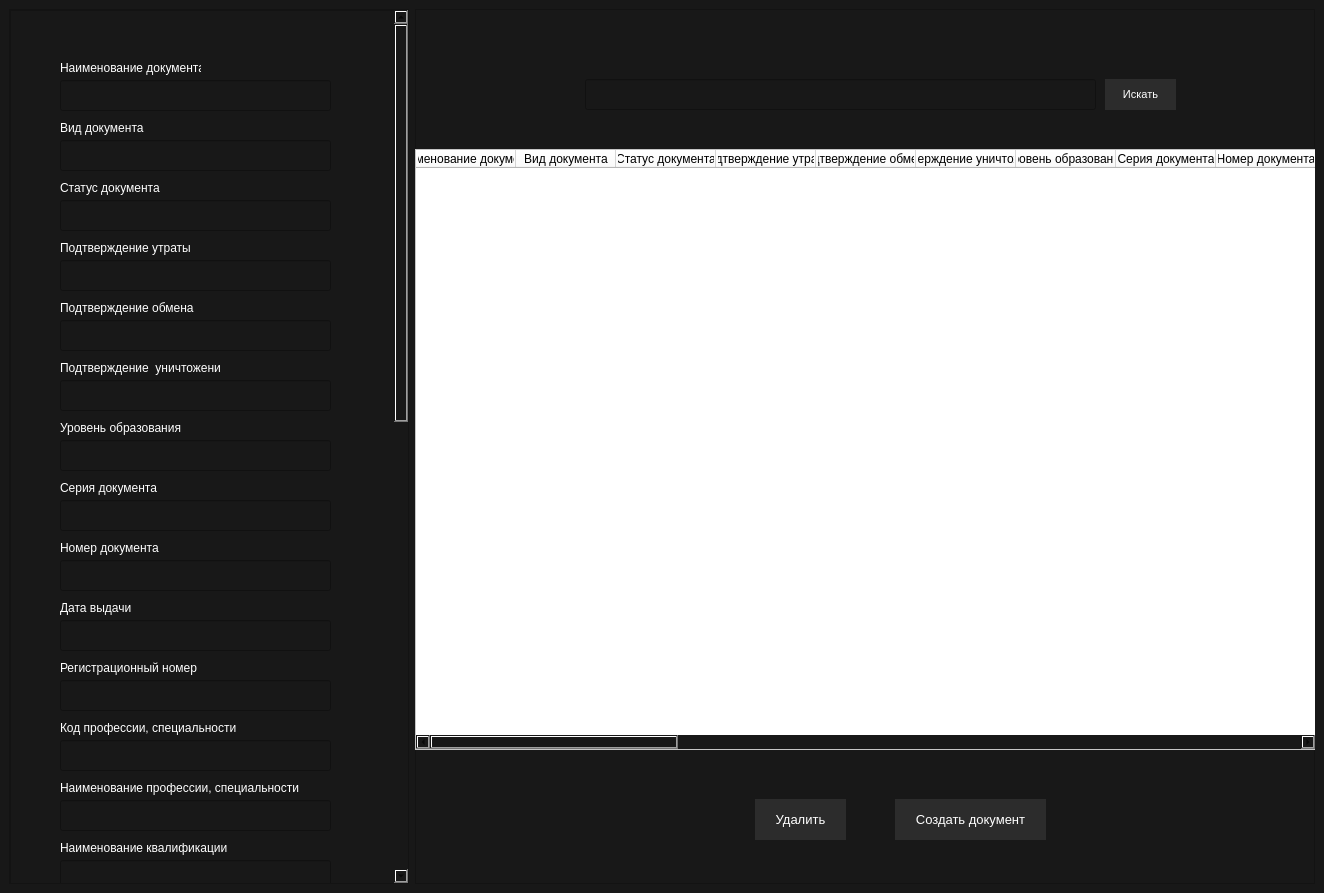
<?xml version="1.0" encoding="UTF-8"?>
<ui version="4.0">
 <class>HelperDoc</class>
 <widget class="QMainWindow" name="HelperDoc">
  <property name="geometry">
   <rect>
    <x>0</x>
    <y>0</y>
    <width>1324</width>
    <height>893</height>
   </rect>
  </property>
  <property name="windowTitle">
   <string>MainWindow</string>
  </property>
  <property name="layoutDirection">
   <enum>Qt::LeftToRight</enum>
  </property>
  <property name="autoFillBackground">
   <bool>false</bool>
  </property>
  <property name="styleSheet">
   <string notr="true">background-color: #181818;</string>
  </property>
  <widget class="QWidget" name="centralwidget">
   <layout class="QHBoxLayout" name="horizontalLayout">
    <item>
     <widget class="QScrollArea" name="scrollArea">
      <property name="minimumSize">
       <size>
        <width>400</width>
        <height>800</height>
       </size>
      </property>
      <property name="widgetResizable">
       <bool>true</bool>
      </property>
      <widget class="QWidget" name="scrollAreaWidgetContents">
       <property name="geometry">
        <rect>
         <x>0</x>
         <y>0</y>
         <width>381</width>
         <height>1850</height>
        </rect>
       </property>
       <property name="minimumSize">
        <size>
         <width>0</width>
         <height>1850</height>
        </size>
       </property>
       <property name="maximumSize">
        <size>
         <width>16777215</width>
         <height>0</height>
        </size>
       </property>
       <widget class="QFrame" name="frame">
        <property name="geometry">
         <rect>
          <x>0</x>
          <y>0</y>
          <width>400</width>
          <height>1880</height>
         </rect>
        </property>
        <property name="minimumSize">
         <size>
          <width>400</width>
          <height>1880</height>
         </size>
        </property>
        <property name="maximumSize">
         <size>
          <width>400</width>
          <height>0</height>
         </size>
        </property>
        <property name="frameShape">
         <enum>QFrame::StyledPanel</enum>
        </property>
        <property name="frameShadow">
         <enum>QFrame::Raised</enum>
        </property>
        <widget class="QPushButton" name="add_row">
         <property name="geometry">
          <rect>
           <x>200</x>
           <y>1750</y>
           <width>91</width>
           <height>41</height>
          </rect>
         </property>
         <property name="font">
          <font>
           <pointsize>10</pointsize>
           <weight>50</weight>
           <bold>false</bold>
          </font>
         </property>
         <property name="styleSheet">
          <string notr="true">QPushButton {
	background-color: #2C2C2C;
	color: #fff;
	text-align: center;
	padding-bottom: 1px;
	border: 0;
}

QPushButton:hover {
	background-color: #353535;
}
QPushButton:pressed {
	background-color: #3F3F3F;
}</string>
         </property>
         <property name="text">
          <string>Добавить</string>
         </property>
        </widget>
        <widget class="QLineEdit" name="title_doc_line">
         <property name="geometry">
          <rect>
           <x>50</x>
           <y>70</y>
           <width>271</width>
           <height>31</height>
          </rect>
         </property>
         <property name="styleSheet">
          <string notr="true">QLineEdit {
	color: #fff;
	padding-left: 10px;
}</string>
         </property>
         <property name="text">
          <string/>
         </property>
        </widget>
        <widget class="QLabel" name="title_doc">
         <property name="geometry">
          <rect>
           <x>50</x>
           <y>50</y>
           <width>141</width>
           <height>16</height>
          </rect>
         </property>
         <property name="styleSheet">
          <string notr="true">color: #fff;</string>
         </property>
         <property name="text">
          <string>Наименование документа</string>
         </property>
        </widget>
        <widget class="QLineEdit" name="type_doc_line">
         <property name="geometry">
          <rect>
           <x>50</x>
           <y>130</y>
           <width>271</width>
           <height>31</height>
          </rect>
         </property>
         <property name="styleSheet">
          <string notr="true">QLineEdit {
	color: #fff;
	padding-left: 10px;
}</string>
         </property>
         <property name="text">
          <string/>
         </property>
        </widget>
        <widget class="QLabel" name="type_doc">
         <property name="geometry">
          <rect>
           <x>50</x>
           <y>110</y>
           <width>141</width>
           <height>16</height>
          </rect>
         </property>
         <property name="styleSheet">
          <string notr="true">color: #fff;</string>
         </property>
         <property name="text">
          <string>Вид документа</string>
         </property>
        </widget>
        <widget class="QLineEdit" name="status_doc_line">
         <property name="geometry">
          <rect>
           <x>50</x>
           <y>190</y>
           <width>271</width>
           <height>31</height>
          </rect>
         </property>
         <property name="styleSheet">
          <string notr="true">QLineEdit {
	color: #fff;
	padding-left: 10px;
}</string>
         </property>
        </widget>
        <widget class="QLabel" name="status_doc">
         <property name="geometry">
          <rect>
           <x>50</x>
           <y>170</y>
           <width>141</width>
           <height>16</height>
          </rect>
         </property>
         <property name="styleSheet">
          <string notr="true">color: #fff;</string>
         </property>
         <property name="text">
          <string>Статус документа</string>
         </property>
        </widget>
        <widget class="QLabel" name="loss_confirmation">
         <property name="geometry">
          <rect>
           <x>50</x>
           <y>230</y>
           <width>141</width>
           <height>16</height>
          </rect>
         </property>
         <property name="styleSheet">
          <string notr="true">color: #fff;</string>
         </property>
         <property name="text">
          <string>Подтверждение утраты</string>
         </property>
        </widget>
        <widget class="QLineEdit" name="loss_confirmation_line">
         <property name="geometry">
          <rect>
           <x>50</x>
           <y>250</y>
           <width>271</width>
           <height>31</height>
          </rect>
         </property>
         <property name="styleSheet">
          <string notr="true">QLineEdit {
	color: #fff;
	padding-left: 10px;
}</string>
         </property>
        </widget>
        <widget class="QLineEdit" name="confirmation_exchange_line">
         <property name="geometry">
          <rect>
           <x>50</x>
           <y>310</y>
           <width>271</width>
           <height>31</height>
          </rect>
         </property>
         <property name="styleSheet">
          <string notr="true">QLineEdit {
	color: #fff;
	padding-left: 10px;
}</string>
         </property>
        </widget>
        <widget class="QLabel" name="confirmation_exchange">
         <property name="geometry">
          <rect>
           <x>50</x>
           <y>290</y>
           <width>141</width>
           <height>16</height>
          </rect>
         </property>
         <property name="styleSheet">
          <string notr="true">color: #fff;</string>
         </property>
         <property name="text">
          <string>Подтверждение обмена</string>
         </property>
        </widget>
        <widget class="QLineEdit" name="destruction_confirmation_line">
         <property name="geometry">
          <rect>
           <x>50</x>
           <y>370</y>
           <width>271</width>
           <height>31</height>
          </rect>
         </property>
         <property name="styleSheet">
          <string notr="true">QLineEdit {
	color: #fff;
	padding-left: 10px;
}</string>
         </property>
        </widget>
        <widget class="QLabel" name="destruction_confirmation">
         <property name="geometry">
          <rect>
           <x>50</x>
           <y>350</y>
           <width>161</width>
           <height>16</height>
          </rect>
         </property>
         <property name="styleSheet">
          <string notr="true">color: #fff;</string>
         </property>
         <property name="text">
          <string>Подтверждение  уничтожения</string>
         </property>
        </widget>
        <widget class="QLabel" name="education_level">
         <property name="geometry">
          <rect>
           <x>50</x>
           <y>410</y>
           <width>161</width>
           <height>16</height>
          </rect>
         </property>
         <property name="styleSheet">
          <string notr="true">color: #fff;</string>
         </property>
         <property name="text">
          <string>Уровень образования</string>
         </property>
        </widget>
        <widget class="QLineEdit" name="education_level_line">
         <property name="geometry">
          <rect>
           <x>50</x>
           <y>430</y>
           <width>271</width>
           <height>31</height>
          </rect>
         </property>
         <property name="styleSheet">
          <string notr="true">QLineEdit {
	color: #fff;
	padding-left: 10px;
}</string>
         </property>
        </widget>
        <widget class="QLineEdit" name="series_doc_line">
         <property name="geometry">
          <rect>
           <x>50</x>
           <y>490</y>
           <width>271</width>
           <height>31</height>
          </rect>
         </property>
         <property name="styleSheet">
          <string notr="true">QLineEdit {
	color: #fff;
	padding-left: 10px;
}</string>
         </property>
        </widget>
        <widget class="QLabel" name="series_doc">
         <property name="geometry">
          <rect>
           <x>50</x>
           <y>470</y>
           <width>161</width>
           <height>16</height>
          </rect>
         </property>
         <property name="styleSheet">
          <string notr="true">color: #fff;</string>
         </property>
         <property name="text">
          <string>Серия документа</string>
         </property>
        </widget>
        <widget class="QLineEdit" name="number_doc_line">
         <property name="geometry">
          <rect>
           <x>50</x>
           <y>550</y>
           <width>271</width>
           <height>31</height>
          </rect>
         </property>
         <property name="styleSheet">
          <string notr="true">QLineEdit {
	color: #fff;
	padding-left: 10px;
}</string>
         </property>
        </widget>
        <widget class="QLabel" name="number_doc">
         <property name="geometry">
          <rect>
           <x>50</x>
           <y>530</y>
           <width>161</width>
           <height>16</height>
          </rect>
         </property>
         <property name="styleSheet">
          <string notr="true">color: #fff;</string>
         </property>
         <property name="text">
          <string>Номер документа</string>
         </property>
        </widget>
        <widget class="QLabel" name="issue_date">
         <property name="geometry">
          <rect>
           <x>50</x>
           <y>590</y>
           <width>161</width>
           <height>16</height>
          </rect>
         </property>
         <property name="styleSheet">
          <string notr="true">color: #fff;</string>
         </property>
         <property name="text">
          <string>Дата выдачи</string>
         </property>
        </widget>
        <widget class="QLineEdit" name="issue_date_line">
         <property name="geometry">
          <rect>
           <x>50</x>
           <y>610</y>
           <width>271</width>
           <height>31</height>
          </rect>
         </property>
         <property name="styleSheet">
          <string notr="true">QLineEdit {
	color: #fff;
	padding-left: 10px;
}</string>
         </property>
        </widget>
        <widget class="QLineEdit" name="registration_number_line">
         <property name="geometry">
          <rect>
           <x>50</x>
           <y>670</y>
           <width>271</width>
           <height>31</height>
          </rect>
         </property>
         <property name="styleSheet">
          <string notr="true">QLineEdit {
	color: #fff;
	padding-left: 10px;
}</string>
         </property>
        </widget>
        <widget class="QLabel" name="registration_number">
         <property name="geometry">
          <rect>
           <x>50</x>
           <y>650</y>
           <width>161</width>
           <height>16</height>
          </rect>
         </property>
         <property name="styleSheet">
          <string notr="true">color: #fff;</string>
         </property>
         <property name="text">
          <string>Регистрационный номер</string>
         </property>
        </widget>
        <widget class="QLineEdit" name="code_profession_line">
         <property name="geometry">
          <rect>
           <x>50</x>
           <y>730</y>
           <width>271</width>
           <height>31</height>
          </rect>
         </property>
         <property name="styleSheet">
          <string notr="true">QLineEdit {
	color: #fff;
	padding-left: 10px;
}</string>
         </property>
        </widget>
        <widget class="QLineEdit" name="title_profession_line">
         <property name="geometry">
          <rect>
           <x>50</x>
           <y>790</y>
           <width>271</width>
           <height>31</height>
          </rect>
         </property>
         <property name="styleSheet">
          <string notr="true">QLineEdit {
	color: #fff;
	padding-left: 10px;
}</string>
         </property>
        </widget>
        <widget class="QLabel" name="code_profession">
         <property name="geometry">
          <rect>
           <x>50</x>
           <y>710</y>
           <width>251</width>
           <height>16</height>
          </rect>
         </property>
         <property name="styleSheet">
          <string notr="true">color: #fff;</string>
         </property>
         <property name="text">
          <string>Код профессии, специальности</string>
         </property>
        </widget>
        <widget class="QLineEdit" name="title_qualification_line">
         <property name="geometry">
          <rect>
           <x>50</x>
           <y>850</y>
           <width>271</width>
           <height>31</height>
          </rect>
         </property>
         <property name="styleSheet">
          <string notr="true">QLineEdit {
	color: #fff;
	padding-left: 10px;
}</string>
         </property>
        </widget>
        <widget class="QLineEdit" name="education_program_line">
         <property name="geometry">
          <rect>
           <x>50</x>
           <y>910</y>
           <width>271</width>
           <height>31</height>
          </rect>
         </property>
         <property name="styleSheet">
          <string notr="true">QLineEdit {
	color: #fff;
	padding-left: 10px;
}</string>
         </property>
        </widget>
        <widget class="QLabel" name="title_profession">
         <property name="geometry">
          <rect>
           <x>50</x>
           <y>770</y>
           <width>251</width>
           <height>16</height>
          </rect>
         </property>
         <property name="styleSheet">
          <string notr="true">color: #fff;</string>
         </property>
         <property name="text">
          <string>Наименование профессии, специальности</string>
         </property>
        </widget>
        <widget class="QLabel" name="title_qualification">
         <property name="geometry">
          <rect>
           <x>50</x>
           <y>830</y>
           <width>251</width>
           <height>16</height>
          </rect>
         </property>
         <property name="styleSheet">
          <string notr="true">color: #fff;</string>
         </property>
         <property name="text">
          <string>Наименование квалификации</string>
         </property>
        </widget>
        <widget class="QLabel" name="education_program">
         <property name="geometry">
          <rect>
           <x>50</x>
           <y>890</y>
           <width>251</width>
           <height>16</height>
          </rect>
         </property>
         <property name="styleSheet">
          <string notr="true">color: #fff;</string>
         </property>
         <property name="text">
          <string>Наименование образовательной программы</string>
         </property>
        </widget>
        <widget class="QLineEdit" name="admission_year_line">
         <property name="geometry">
          <rect>
           <x>50</x>
           <y>970</y>
           <width>271</width>
           <height>31</height>
          </rect>
         </property>
         <property name="styleSheet">
          <string notr="true">QLineEdit {
	color: #fff;
	padding-left: 10px;
}</string>
         </property>
        </widget>
        <widget class="QLineEdit" name="graduation_year_line">
         <property name="geometry">
          <rect>
           <x>50</x>
           <y>1030</y>
           <width>271</width>
           <height>31</height>
          </rect>
         </property>
         <property name="styleSheet">
          <string notr="true">QLineEdit {
	color: #fff;
	padding-left: 10px;
}</string>
         </property>
        </widget>
        <widget class="QLineEdit" name="study_period_line">
         <property name="geometry">
          <rect>
           <x>50</x>
           <y>1090</y>
           <width>271</width>
           <height>31</height>
          </rect>
         </property>
         <property name="styleSheet">
          <string notr="true">QLineEdit {
	color: #fff;
	padding-left: 10px;
}</string>
         </property>
        </widget>
        <widget class="QLabel" name="admission_year">
         <property name="geometry">
          <rect>
           <x>50</x>
           <y>950</y>
           <width>251</width>
           <height>16</height>
          </rect>
         </property>
         <property name="styleSheet">
          <string notr="true">color: #fff;</string>
         </property>
         <property name="text">
          <string>Год поступления</string>
         </property>
        </widget>
        <widget class="QLabel" name="graduation_year">
         <property name="geometry">
          <rect>
           <x>50</x>
           <y>1010</y>
           <width>251</width>
           <height>16</height>
          </rect>
         </property>
         <property name="styleSheet">
          <string notr="true">color: #fff;</string>
         </property>
         <property name="text">
          <string>Год окончания</string>
         </property>
        </widget>
        <widget class="QLabel" name="study_period">
         <property name="geometry">
          <rect>
           <x>50</x>
           <y>1070</y>
           <width>251</width>
           <height>16</height>
          </rect>
         </property>
         <property name="styleSheet">
          <string notr="true">color: #fff;</string>
         </property>
         <property name="text">
          <string>Срок обучения, лет</string>
         </property>
        </widget>
        <widget class="QLineEdit" name="last_name_line">
         <property name="geometry">
          <rect>
           <x>50</x>
           <y>1150</y>
           <width>271</width>
           <height>31</height>
          </rect>
         </property>
         <property name="styleSheet">
          <string notr="true">QLineEdit {
	color: #fff;
	padding-left: 10px;
}</string>
         </property>
        </widget>
        <widget class="QLineEdit" name="name_line">
         <property name="geometry">
          <rect>
           <x>50</x>
           <y>1210</y>
           <width>271</width>
           <height>31</height>
          </rect>
         </property>
         <property name="styleSheet">
          <string notr="true">QLineEdit {
	color: #fff;
	padding-left: 10px;
}</string>
         </property>
        </widget>
        <widget class="QLineEdit" name="middle_name_line">
         <property name="geometry">
          <rect>
           <x>50</x>
           <y>1270</y>
           <width>271</width>
           <height>31</height>
          </rect>
         </property>
         <property name="styleSheet">
          <string notr="true">QLineEdit {
	color: #fff;
	padding-left: 10px;
}</string>
         </property>
        </widget>
        <widget class="QLineEdit" name="birth_date_line">
         <property name="geometry">
          <rect>
           <x>50</x>
           <y>1330</y>
           <width>271</width>
           <height>31</height>
          </rect>
         </property>
         <property name="styleSheet">
          <string notr="true">QLineEdit {
	color: #fff;
	padding-left: 10px;
}</string>
         </property>
        </widget>
        <widget class="QLineEdit" name="gender_line">
         <property name="geometry">
          <rect>
           <x>50</x>
           <y>1390</y>
           <width>271</width>
           <height>31</height>
          </rect>
         </property>
         <property name="styleSheet">
          <string notr="true">QLineEdit {
	color: #fff;
	padding-left: 10px;
}</string>
         </property>
        </widget>
        <widget class="QLineEdit" name="snills_line">
         <property name="geometry">
          <rect>
           <x>50</x>
           <y>1450</y>
           <width>271</width>
           <height>31</height>
          </rect>
         </property>
         <property name="styleSheet">
          <string notr="true">QLineEdit {
	color: #fff;
	padding-left: 10px;
}</string>
         </property>
        </widget>
        <widget class="QLabel" name="last_name">
         <property name="geometry">
          <rect>
           <x>50</x>
           <y>1130</y>
           <width>251</width>
           <height>16</height>
          </rect>
         </property>
         <property name="styleSheet">
          <string notr="true">color: #fff;</string>
         </property>
         <property name="text">
          <string>Фамилия получателя</string>
         </property>
        </widget>
        <widget class="QLabel" name="name">
         <property name="geometry">
          <rect>
           <x>50</x>
           <y>1190</y>
           <width>251</width>
           <height>16</height>
          </rect>
         </property>
         <property name="styleSheet">
          <string notr="true">color: #fff;</string>
         </property>
         <property name="text">
          <string>Имя получателя</string>
         </property>
        </widget>
        <widget class="QLabel" name="middle_name">
         <property name="geometry">
          <rect>
           <x>50</x>
           <y>1250</y>
           <width>251</width>
           <height>16</height>
          </rect>
         </property>
         <property name="styleSheet">
          <string notr="true">color: #fff;</string>
         </property>
         <property name="text">
          <string>Отчество получателя</string>
         </property>
        </widget>
        <widget class="QLabel" name="birth_date">
         <property name="geometry">
          <rect>
           <x>50</x>
           <y>1310</y>
           <width>251</width>
           <height>16</height>
          </rect>
         </property>
         <property name="styleSheet">
          <string notr="true">color: #fff;</string>
         </property>
         <property name="text">
          <string>Дата рождения получателя</string>
         </property>
        </widget>
        <widget class="QLabel" name="gender">
         <property name="geometry">
          <rect>
           <x>50</x>
           <y>1370</y>
           <width>251</width>
           <height>16</height>
          </rect>
         </property>
         <property name="styleSheet">
          <string notr="true">color: #fff;</string>
         </property>
         <property name="text">
          <string>Пол получателя</string>
         </property>
        </widget>
        <widget class="QLabel" name="snills">
         <property name="geometry">
          <rect>
           <x>50</x>
           <y>1430</y>
           <width>251</width>
           <height>16</height>
          </rect>
         </property>
         <property name="styleSheet">
          <string notr="true">color: #fff;</string>
         </property>
         <property name="text">
          <string>СНИЛС</string>
         </property>
        </widget>
        <widget class="QLineEdit" name="country_code_line">
         <property name="geometry">
          <rect>
           <x>50</x>
           <y>1510</y>
           <width>271</width>
           <height>31</height>
          </rect>
         </property>
         <property name="styleSheet">
          <string notr="true">QLineEdit {
	color: #fff;
	padding-left: 10px;
}</string>
         </property>
        </widget>
        <widget class="QLineEdit" name="education_form_line">
         <property name="geometry">
          <rect>
           <x>50</x>
           <y>1570</y>
           <width>271</width>
           <height>31</height>
          </rect>
         </property>
         <property name="styleSheet">
          <string notr="true">QLineEdit {
	color: #fff;
	padding-left: 10px;
}</string>
         </property>
        </widget>
        <widget class="QLineEdit" name="education_receipt_form_line">
         <property name="geometry">
          <rect>
           <x>50</x>
           <y>1630</y>
           <width>271</width>
           <height>31</height>
          </rect>
         </property>
         <property name="styleSheet">
          <string notr="true">QLineEdit {
	color: #fff;
	padding-left: 10px;
}</string>
         </property>
        </widget>
        <widget class="QLineEdit" name="financing_source_line">
         <property name="geometry">
          <rect>
           <x>50</x>
           <y>1690</y>
           <width>271</width>
           <height>31</height>
          </rect>
         </property>
         <property name="styleSheet">
          <string notr="true">QLineEdit {
	color: #fff;
	padding-left: 10px;
}</string>
         </property>
        </widget>
        <widget class="QLabel" name="country_code">
         <property name="geometry">
          <rect>
           <x>50</x>
           <y>1490</y>
           <width>291</width>
           <height>16</height>
          </rect>
         </property>
         <property name="styleSheet">
          <string notr="true">color: #fff;</string>
         </property>
         <property name="text">
          <string>Гражданство получателя (код страны по ОКСМ)</string>
         </property>
        </widget>
        <widget class="QLabel" name="education_form">
         <property name="geometry">
          <rect>
           <x>50</x>
           <y>1550</y>
           <width>251</width>
           <height>16</height>
          </rect>
         </property>
         <property name="styleSheet">
          <string notr="true">color: #fff;</string>
         </property>
         <property name="text">
          <string>Форма обучения</string>
         </property>
        </widget>
        <widget class="QLabel" name="education_receipt_form">
         <property name="geometry">
          <rect>
           <x>50</x>
           <y>1610</y>
           <width>251</width>
           <height>21</height>
          </rect>
         </property>
         <property name="styleSheet">
          <string notr="true">color: #fff;</string>
         </property>
         <property name="text">
          <string>&lt;html&gt;&lt;head/&gt;&lt;body&gt;&lt;p&gt;Форма получения образования&lt;/p&gt;&lt;/body&gt;&lt;/html&gt;</string>
         </property>
        </widget>
        <widget class="QLabel" name="financing_source">
         <property name="geometry">
          <rect>
           <x>50</x>
           <y>1670</y>
           <width>251</width>
           <height>16</height>
          </rect>
         </property>
         <property name="styleSheet">
          <string notr="true">color: #fff;</string>
         </property>
         <property name="text">
          <string>Источник финансирования обучения</string>
         </property>
        </widget>
        <widget class="QPushButton" name="clear">
         <property name="geometry">
          <rect>
           <x>70</x>
           <y>1750</y>
           <width>91</width>
           <height>41</height>
          </rect>
         </property>
         <property name="font">
          <font>
           <pointsize>10</pointsize>
           <weight>50</weight>
           <bold>false</bold>
          </font>
         </property>
         <property name="styleSheet">
          <string notr="true">QPushButton {
	background-color: #2C2C2C;
	color: #fff;
	text-align: center;
	padding-bottom: 1px;
	border: 0;
}

QPushButton:hover {
	background-color: #353535;
}
QPushButton:pressed {
	background-color: #3F3F3F;
}</string>
         </property>
         <property name="text">
          <string>Очистить</string>
         </property>
        </widget>
       </widget>
      </widget>
     </widget>
    </item>
    <item>
     <widget class="QFrame" name="frame_2">
      <property name="minimumSize">
       <size>
        <width>900</width>
        <height>0</height>
       </size>
      </property>
      <property name="frameShape">
       <enum>QFrame::StyledPanel</enum>
      </property>
      <property name="frameShadow">
       <enum>QFrame::Raised</enum>
      </property>
      <widget class="QTableWidget" name="table">
       <property name="geometry">
        <rect>
         <x>0</x>
         <y>140</y>
         <width>901</width>
         <height>601</height>
        </rect>
       </property>
       <property name="baseSize">
        <size>
         <width>0</width>
         <height>0</height>
        </size>
       </property>
       <property name="focusPolicy">
        <enum>Qt::StrongFocus</enum>
       </property>
       <property name="styleSheet">
        <string notr="true">background-color: #fff;</string>
       </property>
       <column>
        <property name="text">
         <string>Наименование документа</string>
        </property>
       </column>
       <column>
        <property name="text">
         <string>Вид документа</string>
        </property>
       </column>
       <column>
        <property name="text">
         <string>Статус документа</string>
        </property>
       </column>
       <column>
        <property name="text">
         <string>Подтверждение утраты</string>
        </property>
       </column>
       <column>
        <property name="text">
         <string>Подтверждение обмена </string>
        </property>
       </column>
       <column>
        <property name="text">
         <string>Подтверждение уничтожения</string>
        </property>
       </column>
       <column>
        <property name="text">
         <string>Уровень образования</string>
        </property>
       </column>
       <column>
        <property name="text">
         <string>Серия документа</string>
        </property>
       </column>
       <column>
        <property name="text">
         <string>Номер документа</string>
        </property>
       </column>
       <column>
        <property name="text">
         <string>Дата выдачи</string>
        </property>
       </column>
       <column>
        <property name="text">
         <string>Регистрационный номер</string>
        </property>
       </column>
       <column>
        <property name="text">
         <string>Код профессии, специальности</string>
        </property>
       </column>
       <column>
        <property name="text">
         <string>Наименование профессии, специальности</string>
        </property>
       </column>
       <column>
        <property name="text">
         <string>Наименование квалификации</string>
        </property>
       </column>
       <column>
        <property name="text">
         <string>Наименование образовательной  программы</string>
        </property>
       </column>
       <column>
        <property name="text">
         <string>Год поступления</string>
        </property>
       </column>
       <column>
        <property name="text">
         <string>Год окончания</string>
        </property>
       </column>
       <column>
        <property name="text">
         <string>Срок обучения, лет</string>
        </property>
       </column>
       <column>
        <property name="text">
         <string>Фамилия получателя</string>
        </property>
       </column>
       <column>
        <property name="text">
         <string>Имя получателя</string>
        </property>
       </column>
       <column>
        <property name="text">
         <string>Отчество получателя</string>
        </property>
       </column>
       <column>
        <property name="text">
         <string>Дата рождения получателя </string>
        </property>
       </column>
       <column>
        <property name="text">
         <string>Пол получателя</string>
        </property>
       </column>
       <column>
        <property name="text">
         <string>СНИЛС</string>
        </property>
       </column>
       <column>
        <property name="text">
         <string>Гражданство получателя (код страны по ОКСМ)</string>
        </property>
       </column>
       <column>
        <property name="text">
         <string>Форма обучения</string>
        </property>
       </column>
       <column>
        <property name="text">
         <string>Форма получения образования на момент прекращения образовательных отношений</string>
        </property>
       </column>
       <column>
        <property name="text">
         <string>Источник финансирования обучения</string>
        </property>
       </column>
      </widget>
      <widget class="QLineEdit" name="suggest_input">
       <property name="geometry">
        <rect>
         <x>170</x>
         <y>70</y>
         <width>511</width>
         <height>31</height>
        </rect>
       </property>
       <property name="styleSheet">
        <string notr="true">QLineEdit {
	color: #fff;
	padding-left: 10px;
}</string>
       </property>
       <property name="text">
        <string/>
       </property>
      </widget>
      <widget class="QPushButton" name="remove_row">
       <property name="geometry">
        <rect>
         <x>340</x>
         <y>790</y>
         <width>91</width>
         <height>41</height>
        </rect>
       </property>
       <property name="font">
        <font>
         <pointsize>10</pointsize>
         <weight>50</weight>
         <bold>false</bold>
        </font>
       </property>
       <property name="styleSheet">
        <string notr="true">QPushButton {
	background-color: #2C2C2C;
	color: #fff;
	text-align: center;
	padding-bottom: 1px;
	border: 0;
}

QPushButton:hover {
	background-color: #353535;
}
QPushButton:pressed {
	background-color: #3F3F3F;
}</string>
       </property>
       <property name="text">
        <string>Удалить</string>
       </property>
      </widget>
      <widget class="QPushButton" name="suggest_input_button">
       <property name="geometry">
        <rect>
         <x>690</x>
         <y>70</y>
         <width>71</width>
         <height>31</height>
        </rect>
       </property>
       <property name="font">
        <font>
         <family>MS Shell Dlg 2</family>
         <pointsize>8</pointsize>
         <weight>50</weight>
         <italic>false</italic>
         <bold>false</bold>
         <underline>false</underline>
         <strikeout>false</strikeout>
         <kerning>true</kerning>
        </font>
       </property>
       <property name="styleSheet">
        <string notr="true">QPushButton {
	background-color: #2C2C2C;
	color: #fff;
	text-align: center;
	border: 0;
}

QPushButton:hover {
	background-color: #353535;
}
QPushButton:pressed {
	background-color: #3F3F3F;
}</string>
       </property>
       <property name="text">
        <string>Искать</string>
       </property>
      </widget>
      <widget class="QPushButton" name="create_doc">
       <property name="geometry">
        <rect>
         <x>480</x>
         <y>790</y>
         <width>151</width>
         <height>41</height>
        </rect>
       </property>
       <property name="font">
        <font>
         <pointsize>10</pointsize>
         <weight>50</weight>
         <bold>false</bold>
        </font>
       </property>
       <property name="styleSheet">
        <string notr="true">QPushButton {
	background-color: #2C2C2C;
	color: #fff;
	text-align: center;
	padding-bottom: 1px;
	border: 0;
}

QPushButton:hover {
	background-color: #353535;
}
QPushButton:pressed {
	background-color: #3F3F3F;
}</string>
       </property>
       <property name="text">
        <string>Создать документ</string>
       </property>
      </widget>
     </widget>
    </item>
   </layout>
  </widget>
 </widget>
 <resources/>
 <connections/>
</ui>
